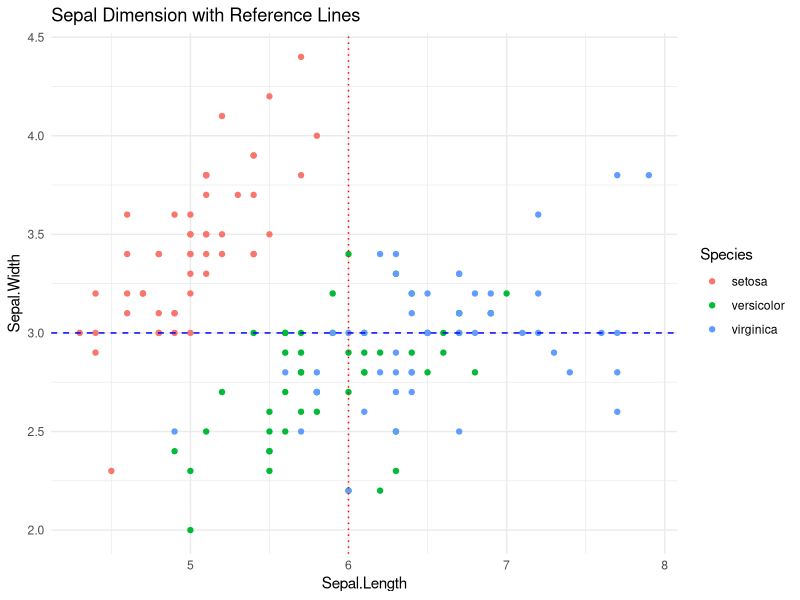

Reproduce this figure in R.
# Add horizontal and vertical reference lines to a plot using ggplot2.

# Load ggplot2
library(ggplot2)

# Base plot
p<-ggplot(iris,aes(x = Sepal.Length,y = Sepal.Width,colour = Species))+
  geom_point()+
  theme_minimal()

# add reference line
p +
  geom_hline(yintercept = 3, linetype = "dashed",color ="blue") +
  geom_vline(xintercept = 6,linetype ="dotted",color ="red")+
  labs(title = "Sepal Dimension with Reference Lines")